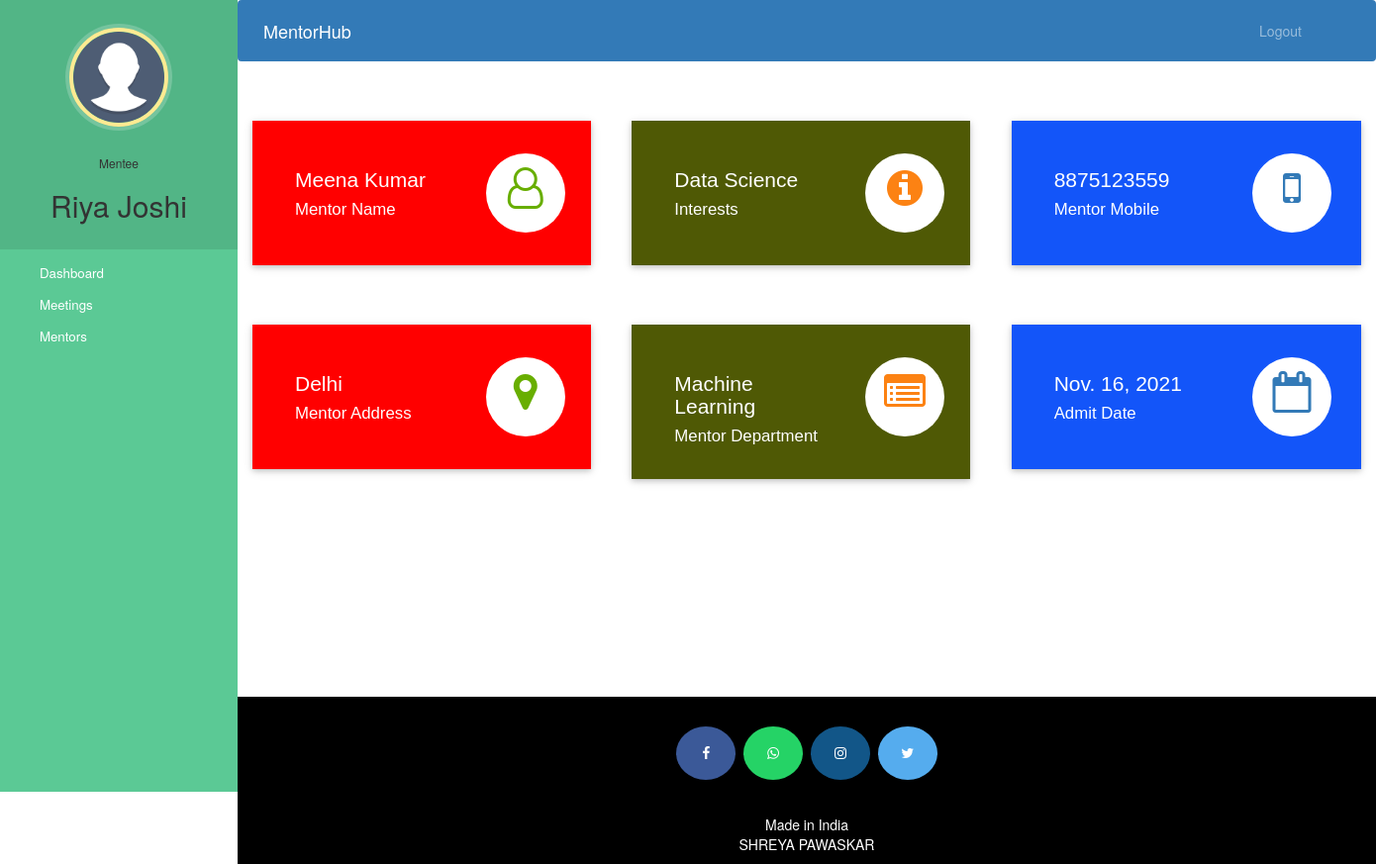
Page /mentee-dashboard (signed in) on the committed database.
### mentorship/models.py (models this page shows, shortened)
class Mentee(models.Model):
    user=models.OneToOneField(User,on_delete=models.CASCADE)
    profile_pic= models.ImageField(upload_to='profile_pic/MenteeProfilePic/',null=True,blank=True)
    address = models.CharField(max_length=40)
    mobile = models.CharField(max_length=20,null=False)
    interests = models.CharField(max_length=100,null=False)
    assignedMentorId = models.PositiveIntegerField(null=True)
    admitDate=models.DateField(auto_now=True)
    status=models.BooleanField(default=False)

class Mentor(models.Model):
    user=models.OneToOneField(User,on_delete=models.CASCADE)
    profile_pic= models.ImageField(upload_to='profile_pic/MentorProfilePic/',null=True,blank=True)
    address = models.CharField(max_length=40)
    mobile = models.CharField(max_length=20,null=True)
    domain= models.CharField(max_length=50,choices=domains,default='Data Science')
    status=models.BooleanField(default=False)
    @property
    def get_name(self):
        return self.user.first_name+" "+self.user.last_name

### mentorship/views.py (the view)
# urls.py: path('mentee-dashboard', views.mentee_dashboard_view,name='mentee-dashboard'),
@login_required(login_url='menteelogin')
@user_passes_test(is_mentee)
def mentee_dashboard_view(request):
    mentee=models.Mentee.objects.get(user_id=request.user.id)
    mentor=models.Mentor.objects.get(user_id=mentee.assignedMentorId)
    mydict={
    'mentee':mentee,
    'mentorName':mentor.get_name,
    'mentorMobile':mentor.mobile,
    'mentorAddress':mentor.address,
    'interests':mentee.interests,
    'mentorDepartment':mentor.domain,
    'admitDate':mentee.admitDate,
    }
    return render(request,'mentorship/mentee_dashboard.html',context=mydict)

### mentorship/views.py (called while the page is built)
def is_mentee(user):
    return user.groups.filter(name='PATIENT').exists()

### templates/mentorship/mentee_dashboard.html
{% extends 'mentorship/mentee_base.html' %}
{% load static %}
{% block content %}
{%include 'mentorship/mentee_dashboard_cards.html'%}
<br><br><br><br>
{% endblock content %}

### templates/mentorship/mentee_base.html (shortened to what this page needs)
<!DOCTYPE html>
{% load static %}
<html lang="en">
<head>
  <link rel="stylesheet" href="https://stackpath.bootstrapcdn.com/bootstrap/4.3.1/css/bootstrap.min.css">
  <link rel="stylesheet" href="https://maxcdn.bootstrapcdn.com/font-awesome/4.7.0/css/font-awesome.min.css">
</head>
<body>
  <nav class="menu" tabindex="0">
    <header class="avatar">
      <img src="{% static mentee.profile_pic.url %}" alt="Profile Pic" />
      <br><br>
      <h6>Mentee</h6>
      <h2>{{request.user.first_name}} {{request.user.last_name}}</h2>
    </header>
    <ul>
      <li tabindex="0" class="icon-dashboard"> <a style="color:white; text-decoration:none;" href="/mentee-dashboard"><span>Dashboard</span></a> </li>
      <li tabindex="0" class="icon-calendar"> <a style="color:white; text-decoration:none;" href="/mentee-appointment"><span>Meetings</span></a></li>
      <li tabindex="0" class="icon-users"> <a style="color:white; text-decoration:none;" href="/mentee-view-mentor"><span>Mentors</span></a></li>
    </ul>
  </nav>
  <main>
    <div class="bs-example">
      <nav class="navbar navbar-expand-md  navbar-dark fixed-top" style="background:#337AB7;">
        <a href="/mentee-dashboard" class="navbar-brand">MentorHub</a>
        <div class="collapse navbar-collapse justify-content-between" id="navbarCollapse">
          <div class="navbar-nav" style=" margin-left: 90%;">
            <a href="/logout" class="nav-item nav-link">Logout</a>
          </div>
        </div>
      </nav>
    </div>
    <br><br>
    {% block content %}
    {% endblock content %}
    <br><br><br><br><br><br><br>
    <footer>
      <p>
        <a id="ftr" href="" class="fa fa-facebook"></a>
        <a id="ftr" href=""class="fa fa-whatsapp"></a>
        <a id="ftr" href="" class="fa fa-instagram"></a>
        <a id="ftr" href="" class="fa fa-twitter"></a>
      </p>
      <br>
      <div class="container">
        <div class="row">
          <div class="col-md-12 col-sm-12">
            <div style="color:#ffffff;" class="wow fadeInUp footer-copyright">
              <p>Made in India <br>
                SHREYA PAWASKAR</p>
            </div>
          </div>
        </div>
      </div>
    </footer>
  </main>
</body>
</html>

### templates/mentorship/mentee_dashboard_cards.html (shortened to what this page needs)
<!DOCTYPE html>
<html lang="en" dir="ltr">
<head>
  <link rel="stylesheet" href="https://maxcdn.bootstrapcdn.com/bootstrap/3.4.1/css/bootstrap.min.css">
  <link rel="stylesheet" href="https://cdnjs.cloudflare.com/ajax/libs/font-awesome/4.7.0/css/font-awesome.min.css">
</head>
<body>
  <div class="market-updates">
    <div class="col-md-4 market-update-gd">
      <div class="market-update-block clr-block-1">
        <div class="col-md-8 market-update-left">
          <h3>{{mentorName}}</h3>
          <h4>Mentor Name</h4>
        </div>
        <div class="col-md-4 market-update-right">
          <i class="fa fa-user-o"> </i>
        </div>
        <div class="clearfix"> </div>
      </div>
    </div>
    <div class="col-md-4 market-update-gd">
      <div class="market-update-block clr-block-2">
        <div class="col-md-8 market-update-left">
          <h3>{{interests}}</h3>
          <h4>Interests</h4>
        </div>
        <div class="col-md-4 market-update-right">
          <i class="fa fa-info-circle"></i>
        </div>
        <div class="clearfix"> </div>
      </div>
    </div>
    <div class="col-md-4 market-update-gd">
      <div class="market-update-block clr-block-3">
        <div class="col-md-8 market-update-left">
          <h3>{{mentorMobile}}</h3>
          <h4>Mentor Mobile</h4>
        </div>
        <div class="col-md-4 market-update-right">
          <i class="fa fa-mobile" aria-hidden="true"></i>
        </div>
        <div class="clearfix"> </div>
      </div>
    </div>
  </div>
  <br><br><br>
  <div class="market-updates">
    <div class="col-md-4 market-update-gd">
      <div class="market-update-block clr-block-1">
        <div class="col-md-8 market-update-left">
          <h3>{{mentorAddress}}</h3>
          <h4>Mentor Address</h4>
        </div>
        <div class="col-md-4 market-update-right">
          <i class="fa fa-map-marker"> </i>
        </div>
        <div class="clearfix"> </div>
      </div>
    </div>
    <div class="col-md-4 market-update-gd">
      <div class="market-update-block clr-block-2">
        <div class="col-md-8 market-update-left">
          <h3>{{mentorDepartment}}</h3>
          <h4>Mentor Department</h4>
        </div>
        <div class="col-md-4 market-update-right">
          <i class="fa fa-list-alt"></i>
        </div>
        <div class="clearfix"> </div>
      </div>
    </div>
    <div class="col-md-4 market-update-gd">
      <div class="market-update-block clr-block-3">
        <div class="col-md-8 market-update-left">
          <h3>{{admitDate}}</h3>
          <h4>Admit Date</h4>
        </div>
        <div class="col-md-4 market-update-right">
          <i class="fa fa-calendar-o" aria-hidden="true"></i>
        </div>
        <div class="clearfix"> </div>
      </div>
    </div>
  </div>
</body>
</html>

### templates/mentorship/mentee_base.html (style rules this page uses)
a:link { text-decoration: none; }
a { color: white; }
footer { padding: 0px 0px 0px 0px; background-color: black; margin: 0px; }
#ftr { padding: 20px; }
.fa { font-size: 23px; width: 60px; text-align: center; text-decoration: none; margin: 5px 2px; border-radius: 50%; }
.fa-facebook { background: #3B5998; color: white; margin-top: 30px; }
.fa-whatsapp { background: #25d366; color: white; }
.fa-twitter { background: #55ACEE; color: white; }
.fa-instagram { background: #125688; color: white; }
p { text-align: center; }
body { padding-left: 240px; }
main { position: relative; height: 100vh; }
.menu { background: #5bc995; height: 100vh; width: 240px; position: fixed; top: 0px; left: 0; z-index: 5; outline: none; }
.menu .avatar { background: rgba(0, 0, 0, 0.1); padding: 2em 0.5em; text-align: center; }
.menu .avatar img { width: 100px; border-radius: 50%; overflow: hidden; border: 4px solid #ffea92; box-shadow: 0 0 0 4px rgba(255, 255, 255, 0.2); }
.menu .avatar h2 { font-weight: normal; margin-bottom: 0; }
.menu ul { list-style: none; padding: 0.5em 0; margin: 0; }
.menu ul li { padding: 0.5em 1em 0.5em 3em; font-size: 0.95em; font-weight: regular; background-repeat: no-repeat; background-position: left 15px center; background-size: auto 20px; transition: all 0.15s linear; cursor: pointer; }
.menu ul li.icon-dashboard { background-image: url("https://cdn-icons-png.flaticon.com/512/26/26284.png"); }
.menu ul li.icon-users { background-image: url("https://cdn-icons-png.flaticon.com/512/26/26284.png"); }
.menu ul li.icon-calendar { background-image: url("https://cdn-icons-png.flaticon.com/512/26/26284.png"); }

### templates/mentorship/mentee_dashboard_cards.html (style rules this page uses)
.market-update-block { padding: 2em 2em; background: #999; }
.market-update-block h3 { color: #fff; font-size: 1.5em; font-family: 'Carrois Gothic', sans-serif; }
.market-update-block h4 { font-size: 1.2em; color: #fff; margin: 0.3em 0em; font-family: 'Carrois Gothic', sans-serif; }
.market-update-block.clr-block-1 { background: #ff0000; margin-right: 0.8em; box-shadow: 0 2px 5px 0 rgba(0, 0, 0, 0.16), 0 2px 10px 0 rgba(0, 0, 0, 0.12); transition: 0.5s all; -webkit-transition: 0.5s all; -moz-transition: 0.5s all; -o-transition: 0.5s all; }
.market-update-block.clr-block-2 { background: #4f5905; margin-right: 0.8em; box-shadow: 0 2px 5px 0 rgba(0, 0, 0, 0.16), 0 2px 10px 0 rgba(0, 0, 0, 0.12); transition: 0.5s all; -webkit-transition: 0.5s all; -moz-transition: 0.5s all; -o-transition: 0.5s all; }
.market-update-block.clr-block-3 { background: #1355f9; box-shadow: 0 2px 5px 0 rgba(0, 0, 0, 0.16), 0 2px 10px 0 rgba(0, 0, 0, 0.12); transition: 0.5s all; -webkit-transition: 0.5s all; -moz-transition: 0.5s all; -o-transition: 0.5s all; }
.market-update-right i.fa.fa-user-o, i.fa.fa-map-marker { font-size: 3em; color: #68AE00; width: 80px; height: 80px; background: #fff; text-align: center; border-radius: 49px; -webkit-border-radius: 49px; -moz-border-radius: 49px; -o-border-radius: 49px; line-height: 1.7em; }
.market-update-right i.fa.fa-info-circle, i.fa.fa-list-alt { font-size: 3em; color: #FC8213; width: 80px; height: 80px; background: #fff; text-align: center; border-radius: 49px; -webkit-border-radius: 49px; -moz-border-radius: 49px; -o-border-radius: 49px; line-height: 1.7em; }
.market-update-right i.fa.fa-mobile, i.fa.fa-calendar-o { font-size: 3em; color: #337AB7; width: 80px; height: 80px; background: #fff; text-align: center; border-radius: 49px; -webkit-border-radius: 49px; -moz-border-radius: 49px; -o-border-radius: 49px; line-height: 1.7em; }
.market-update-left { padding: 0px; }

### rows in the picture
Mentee: profile_pic (placeholder picture), interests "Data Science", admitDate "Nov. 16, 2021"
Mentor: mobile "8875123559", address "Delhi", domain "Machine Learning"

### other values in the picture
{{ request.user.first_name }} "Riya"
{{ request.user.last_name }} "Joshi"
{{ mentorName }} "Meena Kumar"
